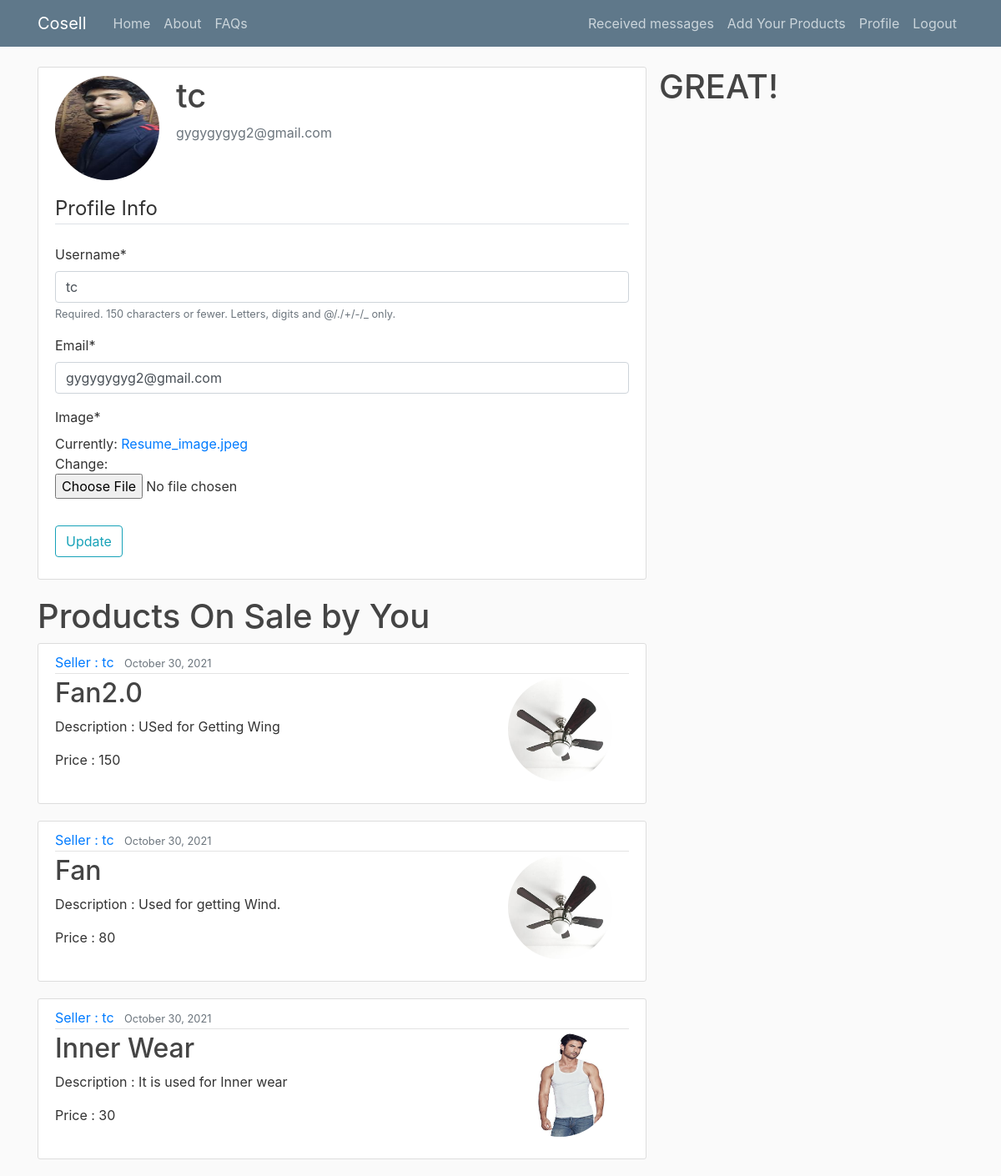
The app's page /profile/ (signed in) with its own data.
### CosellApp/models.py (models this page shows, shortened)
class Profile(models.Model):
    user = models.OneToOneField(User, on_delete=models.CASCADE)
    image = models.ImageField(
        default='Resume_image.jpeg', upload_to='profile_pics')

class Product(models.Model):
    Id = models.AutoField(primary_key=True)
    Name = models.CharField(max_length=100)
    Description = models.TextField(blank=False)  # Description is must
    Price = models.PositiveIntegerField()
    DateTime = models.DateTimeField(default=timezone.now)
    SellerInfo = models.ForeignKey(Student, on_delete=models.CASCADE)
    Photo = models.ImageField(
        default='Balti.jpg', upload_to='ProductImages')
    payment = models.ForeignKey(Payment, null=True, on_delete=models.CASCADE)

class Student(models.Model):
    user = models.ForeignKey(User, on_delete=models.CASCADE)
    Premium = models.BooleanField(default=False)
    MobileNumber = models.CharField(max_length=10)
    class college_list(models.Model):
        COLLEGE_CHOICES = [
            ('IIITV', 'Indian Institute of Information Technology Vadodara (Gandhinagar Campus)'),
            ('IITB', 'Indian Institute of Technology Bombay'),
            ('IIITL', 'Indian Institute of Information Technology Lucknow'),
            ('IITK', 'Indian Institute of Technology Kanpur'),
            ('GEC', 'Government Engineering College,Gandhinagar'),
        ]
    college = models.CharField(
        max_length=5, choices=college_list.COLLEGE_CHOICES)

### CosellApp/views.py (the view)
# urls.py: path('profile/', views.profile, name='profile'),
@login_required(login_url='error')
def profile(request):
    if request.method == 'POST':
        u_form = UserUpdateForm(request.POST, instance=request.user)
        p_form = ProfileUpdateForm(request.POST,
                                   request.FILES,
                                   instance=request.user.profile)
        if u_form.is_valid() and p_form.is_valid():
            u_form.save()
            p_form.save()
            messages.success(request, f'Your account has been updated!')
            return redirect('profile')
    else:
        u_form = UserUpdateForm(instance=request.user)
        p_form = ProfileUpdateForm(instance=request.user.profile)
        products = Product.objects.all().filter(
            SellerInfo=Student.objects.get(user=request.user)).order_by('-DateTime')
    context = {
        'u_form': u_form,
        'p_form': p_form,
        'products': products
    }
    return render(request, 'profile.html', context)

### CosellApp/forms.py
class UserUpdateForm(forms.ModelForm):
    email = forms.EmailField()
    class Meta:
        model = User
        fields = ['username', 'email']

class ProfileUpdateForm(forms.ModelForm):
    class Meta:
        model = Profile
        fields = ['image']

### templates/profile.html (shortened to what this page needs)
{% extends "base.html" %}
{% load crispy_forms_tags %}
{% block content %}
<div class="content-section">
  <div class="media">
    <img class="rounded-circle account-img" src="{{ user.profile.image.url }}">
    <div class="media-body">
      <h2 class="account-heading">{{ user.username }}</h2>
      <p class="text-secondary">{{ user.email }}</p>
    </div>
  </div>
  <form method="POST" enctype="multipart/form-data">
    <fieldset class="form-group">
      <legend class="border-bottom mb-4">Profile Info</legend>
      {{ u_form|crispy }}
      {{ p_form|crispy }}
    </fieldset>
    <div class="form-group">
      <button class="btn btn-outline-info" type="submit">Update</button>
    </div>
  </form>
</div>
<h1>Products On Sale by You</h1>
{% for product in products %}
<article class="media content-section">
  <div class="media-body">
    <div class="article-metadata">
      <a class="mr-2" href="{% url 'user-college-products' product.SellerInfo.user.username %}">Seller :
        {{product.SellerInfo.user.username }}</a>
      <small class="text-muted">{{ product.DateTime|date:"F d, Y" }}</small>
    </div>
    <div>
      <img style="float: right" class="rounded-circle account-img" src="{{ product.Photo.url }}">
      <h2><a class="article-title" href="{% url 'product-detail' product.pk %}">{{ product.Name}}</a></h2>
      <p class="article-content">Description : {{ product.Description }}</p>
    </div>
    Price : {{product.Price}}
  </div>
</article>
{% endfor %}
{% endblock content %}

### static/main.css (style rules this page uses)
body { background: #fafafa; color: #333333; margin-top: 5rem; }
h1, h2, h3, h4, h5, h6 { color: #444444; }
.content-section { background: #ffffff; padding: 10px 20px; border: 1px solid #dddddd; border-radius: 3px; margin-bottom: 20px; }
.article-title { color: #444444; }
.article-content { white-space: pre-line; }
.article-metadata { padding-bottom: 1px; margin-bottom: 4px; border-bottom: 1px solid #e3e3e3 }
.account-img { height: 125px; width: 125px; margin-right: 20px; margin-bottom: 16px; }
.account-heading { font-size: 2.5rem; }

### records on screen
Product: SellerInfo.user.username "tc", DateTime "October 30, 2021", Photo (picture), Name "Fan2.0", Description "USed for Getting Wing", Price "150"
Product: SellerInfo.user.username "tc", DateTime "October 30, 2021", Photo (picture), Name "Fan", Description "Used for getting Wind.", Price "80"
Product: SellerInfo.user.username "tc", DateTime "October 30, 2021", Photo (picture), Name "Inner Wear", Description "It is used for Inner wear", Price "30"

### other values on screen
{{ user.username }} "tc"
{{ user.email }} "gygygygyg2@gmail.com"
